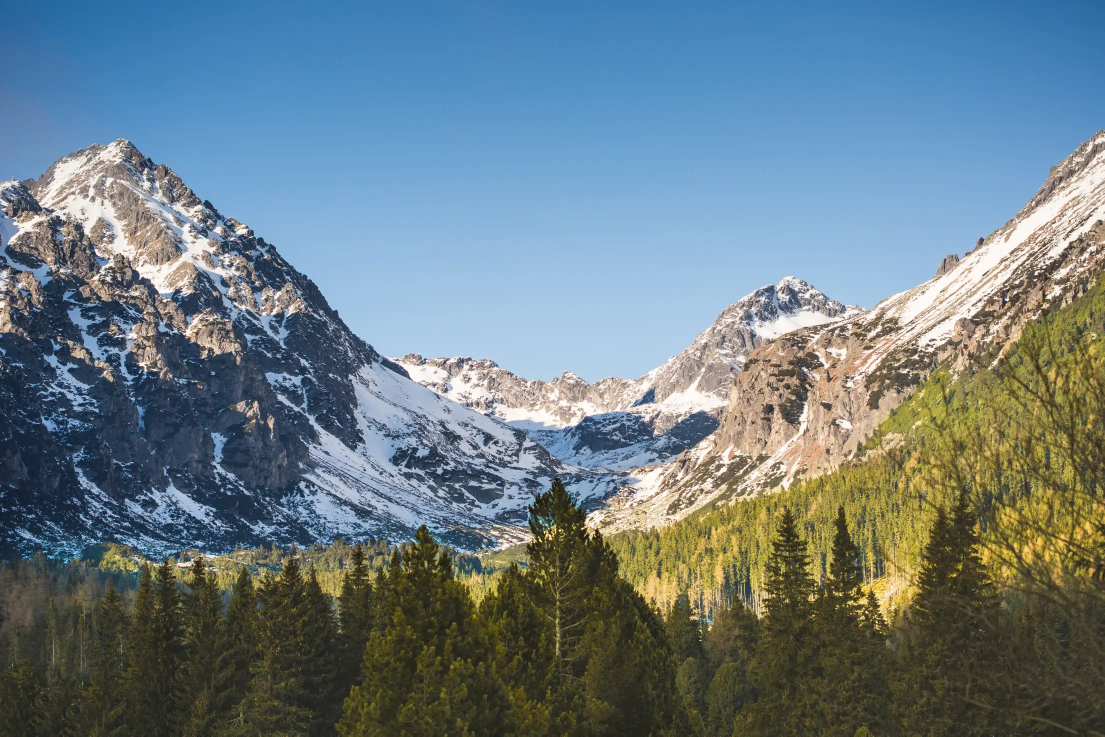
#> input picture mountain.webp, 2210 x 1473 px (shown at 1/2 size)
$ python lab_sheet5.py
#> lines starting #> are read from the running program, lines starting #| are printed output that depends on the picture
import cv2
import numpy as np
import matplotlib.pyplot as plt
from skimage.feature import hog
from skimage import exposure

# Load image
image = cv2.imread("mountain.webp")
#> image is the input picture: shape (1473, 2210, 3); mean B, G, R 132.2, 124.4, 106.1

# Check whether image is loaded
if image is None:
    print("Error: Image not found.")
else:
    print("Image loaded successfully.")

# Convert BGR to RGB for displaying
image_rgb = cv2.cvtColor(image, cv2.COLOR_BGR2RGB)

plt.figure(figsize=(8, 5))
plt.imshow(image_rgb)
plt.title("Original Image")
plt.axis("off")
plt.show()


gray = cv2.cvtColor(image, cv2.COLOR_BGR2GRAY)
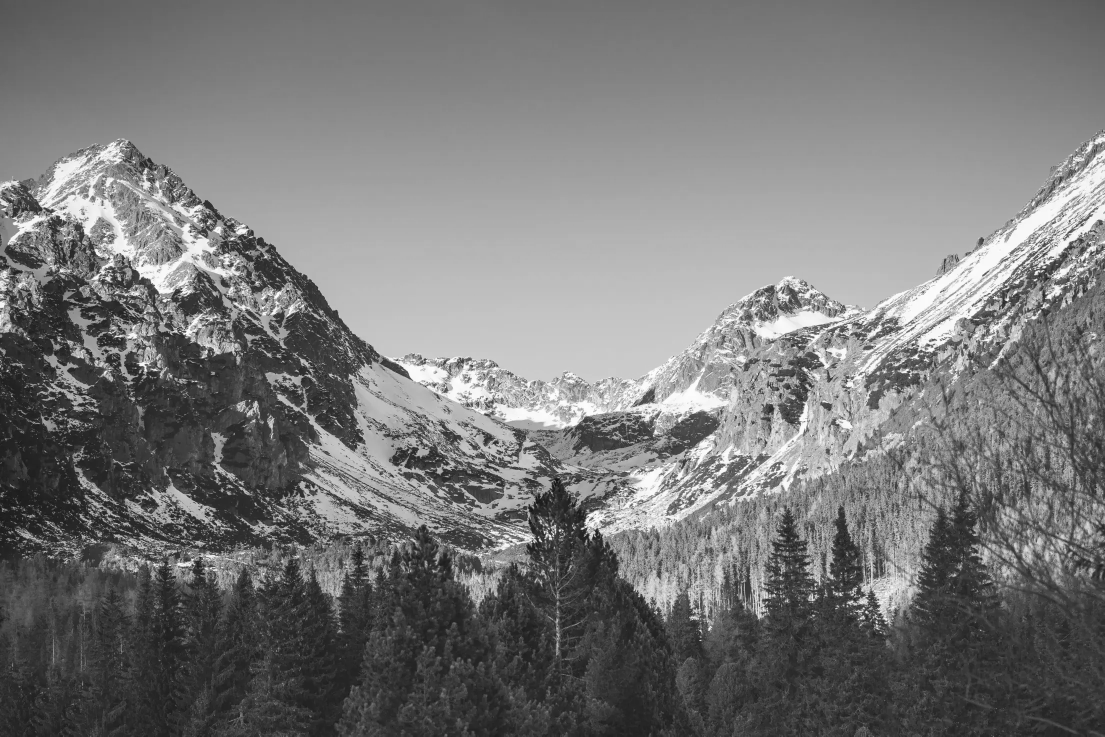
#> gray: shape (1473, 2210) (shown at 1/2 size); min 3, max 255, mean 119.9

plt.imshow(gray, cmap="gray")
plt.title("Grayscale Image")
plt.axis("off")
plt.show()


# Create SIFT detector
sift = cv2.SIFT_create()

# Detect keypoints and compute descriptors
keypoints, descriptors = sift.detectAndCompute(gray, None)
#> keypoints = 25923 keypoints; strongest (x, y, size): (1620, 737, 2), (499, 801, 2.1), (1119, 1061, 3), (1164, 1057, 3.2)

print("Number of SIFT keypoints:", len(keypoints))
#| Number of SIFT keypoints: 25923
print("SIFT descriptor shape:", descriptors.shape)
#| SIFT descriptor shape: (25923, 128)


sift_image = cv2.drawKeypoints(
    gray,
    keypoints,
    None,
    flags=cv2.DRAW_MATCHES_FLAGS_DRAW_RICH_KEYPOINTS
)

plt.figure(figsize=(10, 7))
plt.imshow(sift_image, cmap="gray")
plt.title("SIFT Keypoints")
plt.axis("off")
plt.show()


# Convert image to RGB
image_rgb = cv2.cvtColor(image, cv2.COLOR_BGR2RGB)

# Calculate HOG features
hog_features, hog_image = hog(
    image_rgb,
    orientations=9,
    pixels_per_cell=(8, 8),
    cells_per_block=(2, 2),
    visualize=True,
    channel_axis=-1
)
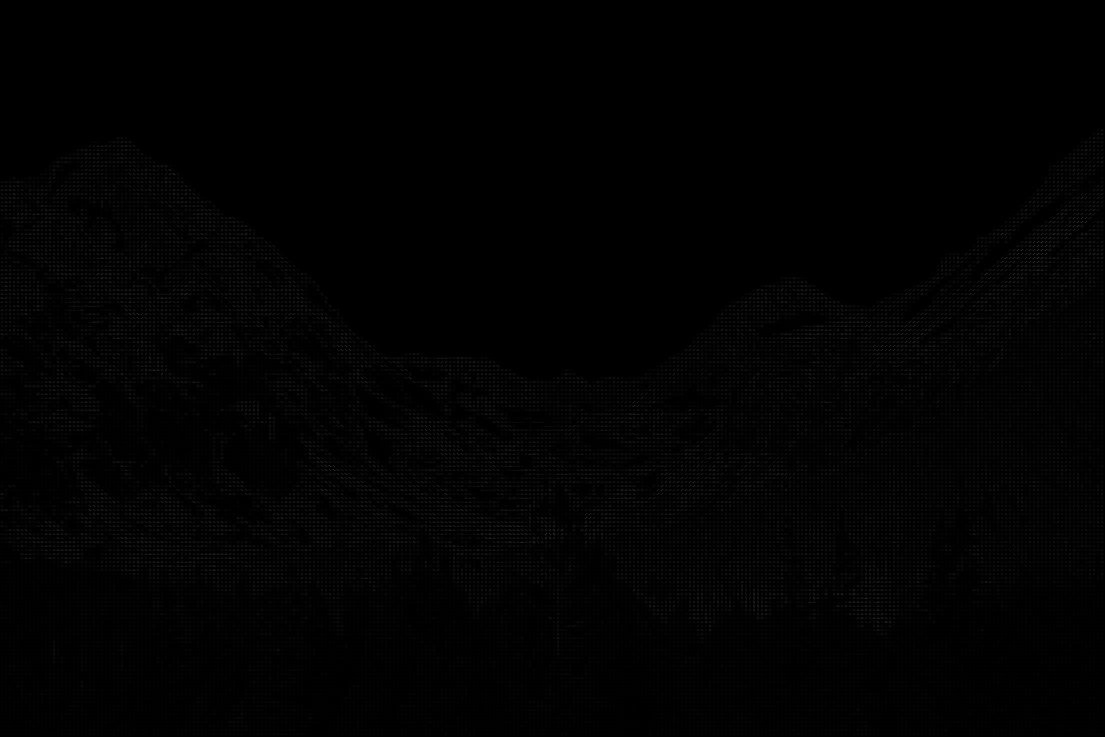
#> hog_image: shape (1473, 2210) float64 (shown at 1/2 size); min 0, max 108.8, mean 2

print("HOG feature vector length:", len(hog_features))
#| HOG feature vector length: 1811700


# Improve visualization
hog_image_rescaled = exposure.rescale_intensity(
    hog_image,
    in_range=(0, 10)
)
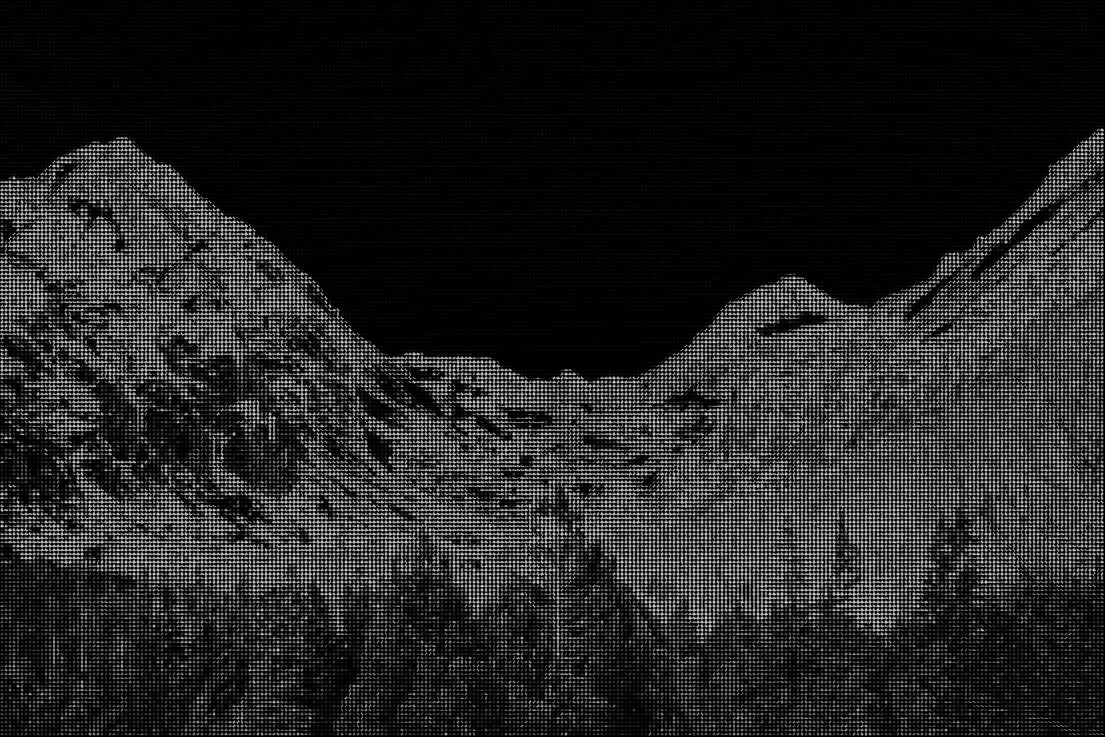
#> hog_image_rescaled: shape (1473, 2210) float64 (shown at 1/2 size); min 0, max 1, mean 0.137

plt.figure(figsize=(10, 5))

plt.subplot(1, 2, 1)
plt.imshow(image_rgb)
plt.title("Original Image")
plt.axis("off")

plt.subplot(1, 2, 2)
plt.imshow(hog_image_rescaled, cmap="gray")
plt.title("HOG Visualization")
plt.axis("off")

plt.tight_layout()
plt.show()


# Load second image
image2 = cv2.imread("blackk.jpg")
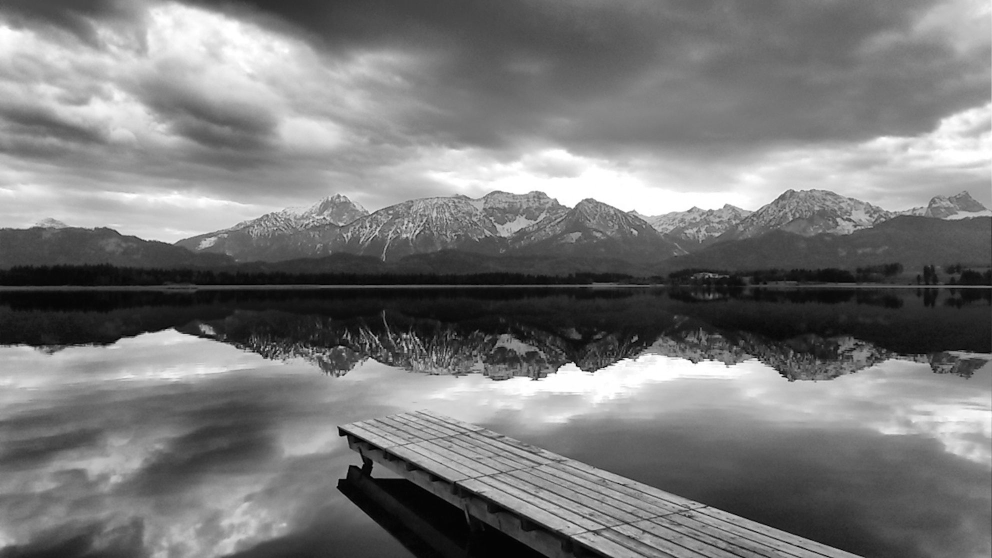
#> input picture blackk.jpg, 1984 x 1116 px (shown at 1/2 size)
#> image2 is the input picture: shape (1116, 1984, 3); min 0, max 255, mean 120.7

gray2 = cv2.cvtColor(image2, cv2.COLOR_BGR2GRAY)

# Detect SIFT features
keypoints2, descriptors2 = sift.detectAndCompute(gray2, None)
#> keypoints2 = 7892 keypoints; strongest (x, y, size): (685, 865, 10.6), (1165, 741, 2.2), (1524, 725, 1.9), (1565, 753, 2)

# Create Brute Force matcher
bf = cv2.BFMatcher()

# Find two nearest matches
matches = bf.knnMatch(descriptors, descriptors2, k=2)
#> matches = 25923 matches

# Apply Lowe's ratio test
good_matches = []

for m, n in matches:
    if m.distance < 0.75 * n.distance:
        good_matches.append(m)
#> after the loop, good_matches = 61 matches

print("Total matches:", len(matches))
#| Total matches: 25923
print("Good matches:", len(good_matches))
#| Good matches: 61


matched_image = cv2.drawMatches(
    image,
    keypoints,
    image2,
    keypoints2,
    good_matches,
    None,
    flags=cv2.DrawMatchesFlags_NOT_DRAW_SINGLE_POINTS
)
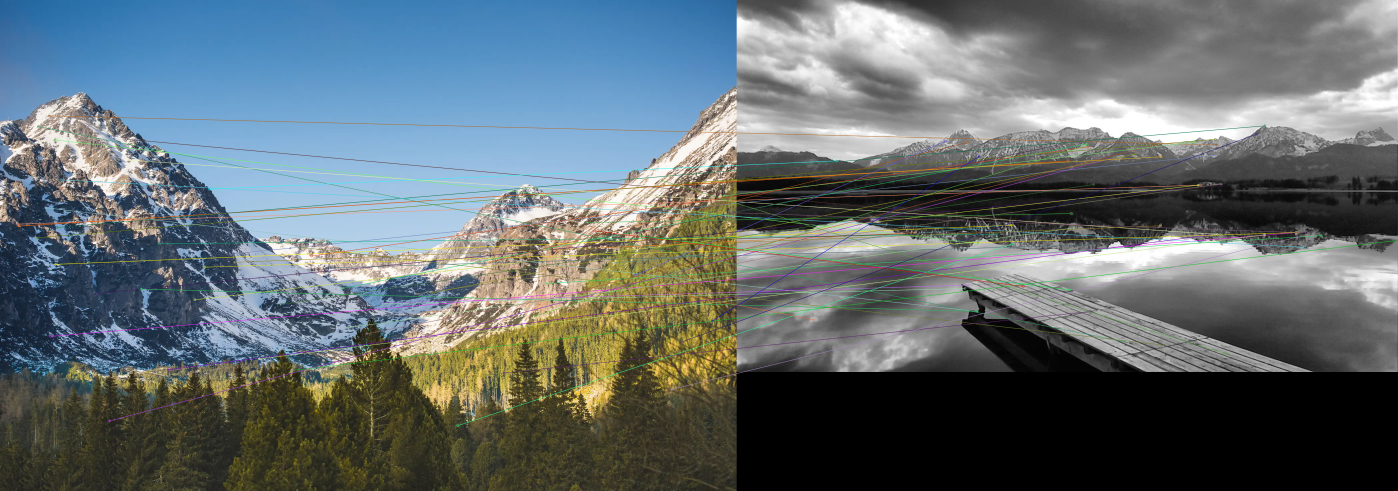
#> matched_image: shape (1473, 4194, 3) (shown at 1/3 size); mean B, G, R 112.4, 109.2, 99.2

plt.figure(figsize=(14, 7))
plt.imshow(cv2.cvtColor(matched_image, cv2.COLOR_BGR2RGB))
plt.title("SIFT Feature Matching")
plt.axis("off")
plt.show()
